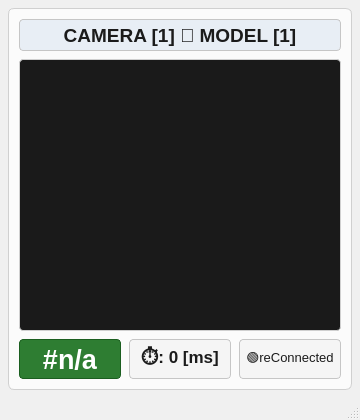
<?xml version="1.0" encoding="UTF-8"?>
<ui version="4.0">
 <class>MainWindow</class>
 <widget class="QMainWindow" name="MainWindow">
  <property name="geometry">
   <rect>
    <x>0</x>
    <y>0</y>
    <width>360</width>
    <height>420</height>
   </rect>
  </property>
  <property name="font">
   <font>
    <family>Segoe UI</family>
    <pointsize>9</pointsize>
   </font>
  </property>
  <property name="windowTitle">
   <string>Child Interface</string>
  </property>
  <property name="styleSheet">
   <string notr="true">QMainWindow { background-color: #f0f0f0; }</string>
  </property>
  <widget class="QWidget" name="centralwidget">
   <layout class="QVBoxLayout" name="verticalLayout_centralwidget">
    <property name="spacing">
     <number>0</number>
    </property>
    <property name="leftMargin">
     <number>8</number>
    </property>
    <property name="topMargin">
     <number>8</number>
    </property>
    <property name="rightMargin">
     <number>8</number>
    </property>
    <property name="bottomMargin">
     <number>8</number>
    </property>
    <item>
     <widget class="QFrame" name="frame">
      <property name="styleSheet">
       <string notr="true">QFrame#frame { background-color:#fbfbfb; border:1px solid #d0d0d0; border-radius:6px; }</string>
      </property>
      <property name="frameShape">
       <enum>QFrame::Box</enum>
      </property>
      <property name="frameShadow">
       <enum>QFrame::Raised</enum>
      </property>
      <layout class="QVBoxLayout" name="vlayout_frame">
       <property name="spacing">
        <number>8</number>
       </property>
       <property name="leftMargin">
        <number>10</number>
       </property>
       <property name="topMargin">
        <number>10</number>
       </property>
       <property name="rightMargin">
        <number>10</number>
       </property>
       <property name="bottomMargin">
        <number>10</number>
       </property>
       <item>
        <widget class="QLabel" name="label_4">
         <property name="maximumSize">
          <size>
           <width>16777215</width>
           <height>32</height>
          </size>
         </property>
         <property name="font">
          <font>
           <pointsize>14</pointsize>
           <weight>75</weight>
           <bold>true</bold>
          </font>
         </property>
         <property name="styleSheet">
          <string notr="true">QLabel { background-color:#e8eef5; border:1px solid #c6c6c6; border-radius:4px; padding:4px; color:#1b1b1b; }</string>
         </property>
         <property name="text">
          <string>CAMERA [1] 🔗 MODEL [1]</string>
         </property>
         <property name="alignment">
          <set>Qt::AlignCenter</set>
         </property>
        </widget>
       </item>
       <item>
        <widget class="QLabel" name="label_display_image">
         <property name="sizePolicy">
          <sizepolicy hsizetype="Expanding" vsizetype="Expanding">
           <horstretch>0</horstretch>
           <verstretch>1</verstretch>
          </sizepolicy>
         </property>
         <property name="minimumSize">
          <size>
           <width>200</width>
           <height>200</height>
          </size>
         </property>
         <property name="styleSheet">
          <string notr="true">QLabel { background-color:#1a1a1a; border:1px solid #d0d0d0; border-radius:4px; color:#ffffff; }</string>
         </property>
         <property name="frameShape">
          <enum>QFrame::Box</enum>
         </property>
         <property name="frameShadow">
          <enum>QFrame::Plain</enum>
         </property>
         <property name="text">
          <string/>
         </property>
         <property name="scaledContents">
          <bool>false</bool>
         </property>
         <property name="alignment">
          <set>Qt::AlignCenter</set>
         </property>
        </widget>
       </item>
       <item>
        <layout class="QHBoxLayout" name="hlayout_status">
         <property name="spacing">
          <number>8</number>
         </property>
         <item>
          <widget class="QLabel" name="label_display_okng">
           <property name="minimumSize">
            <size>
             <width>80</width>
             <height>40</height>
            </size>
           </property>
           <property name="maximumSize">
            <size>
             <width>16777215</width>
             <height>44</height>
            </size>
           </property>
           <property name="font">
            <font>
             <pointsize>20</pointsize>
             <weight>75</weight>
             <bold>true</bold>
            </font>
           </property>
           <property name="styleSheet">
            <string notr="true">QLabel { background-color:#2e7d32; color:white; border:1px solid #1b5e20; border-radius:4px; }</string>
           </property>
           <property name="frameShape">
            <enum>QFrame::Panel</enum>
           </property>
           <property name="frameShadow">
            <enum>QFrame::Raised</enum>
           </property>
           <property name="text">
            <string>#n/a</string>
           </property>
           <property name="alignment">
            <set>Qt::AlignCenter</set>
           </property>
          </widget>
         </item>
         <item>
          <widget class="QLabel" name="label_display_time">
           <property name="minimumSize">
            <size>
             <width>100</width>
             <height>40</height>
            </size>
           </property>
           <property name="maximumSize">
            <size>
             <width>16777215</width>
             <height>44</height>
            </size>
           </property>
           <property name="font">
            <font>
             <pointsize>13</pointsize>
             <weight>75</weight>
             <bold>true</bold>
            </font>
           </property>
           <property name="styleSheet">
            <string notr="true">QLabel { background-color:#f5f5f5; border:1px solid #c6c6c6; border-radius:4px; color:#1b1b1b; }</string>
           </property>
           <property name="frameShape">
            <enum>QFrame::Panel</enum>
           </property>
           <property name="frameShadow">
            <enum>QFrame::Raised</enum>
           </property>
           <property name="text">
            <string>⏱️: 0 [ms]</string>
           </property>
           <property name="alignment">
            <set>Qt::AlignCenter</set>
           </property>
          </widget>
         </item>
         <item>
          <widget class="QLabel" name="label_5">
           <property name="minimumSize">
            <size>
             <width>80</width>
             <height>40</height>
            </size>
           </property>
           <property name="maximumSize">
            <size>
             <width>16777215</width>
             <height>44</height>
            </size>
           </property>
           <property name="font">
            <font>
             <family>Segoe UI</family>
             <pointsize>10</pointsize>
            </font>
           </property>
           <property name="styleSheet">
            <string notr="true">QLabel { background-color:#f5f5f5; border:1px solid #c6c6c6; border-radius:4px; color:#1b1b1b; }</string>
           </property>
           <property name="frameShape">
            <enum>QFrame::Panel</enum>
           </property>
           <property name="frameShadow">
            <enum>QFrame::Raised</enum>
           </property>
           <property name="text">
            <string>🟢reConnected</string>
           </property>
           <property name="alignment">
            <set>Qt::AlignCenter</set>
           </property>
          </widget>
         </item>
        </layout>
       </item>
      </layout>
     </widget>
    </item>
   </layout>
  </widget>
  <widget class="QMenuBar" name="menubar">
   <property name="geometry">
    <rect>
     <x>0</x>
     <y>0</y>
     <width>360</width>
     <height>21</height>
    </rect>
   </property>
  </widget>
  <widget class="QStatusBar" name="statusbar"/>
 </widget>
 <resources/>
 <connections/>
</ui>
